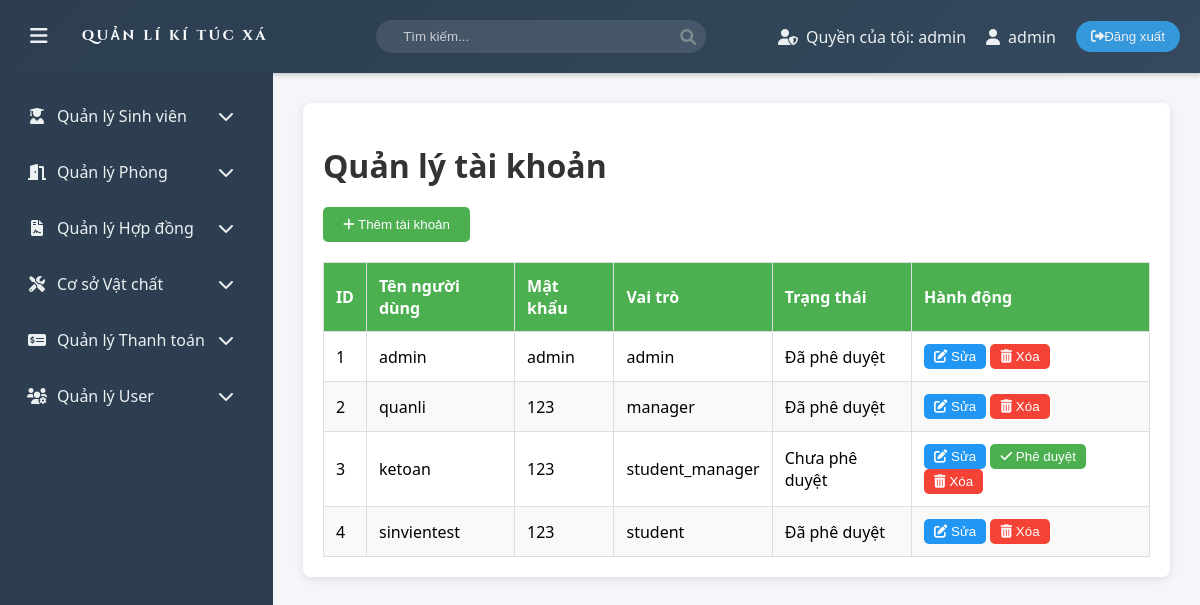
The page /php/admin/manage_account.php (signed in) on the database as committed earlier.
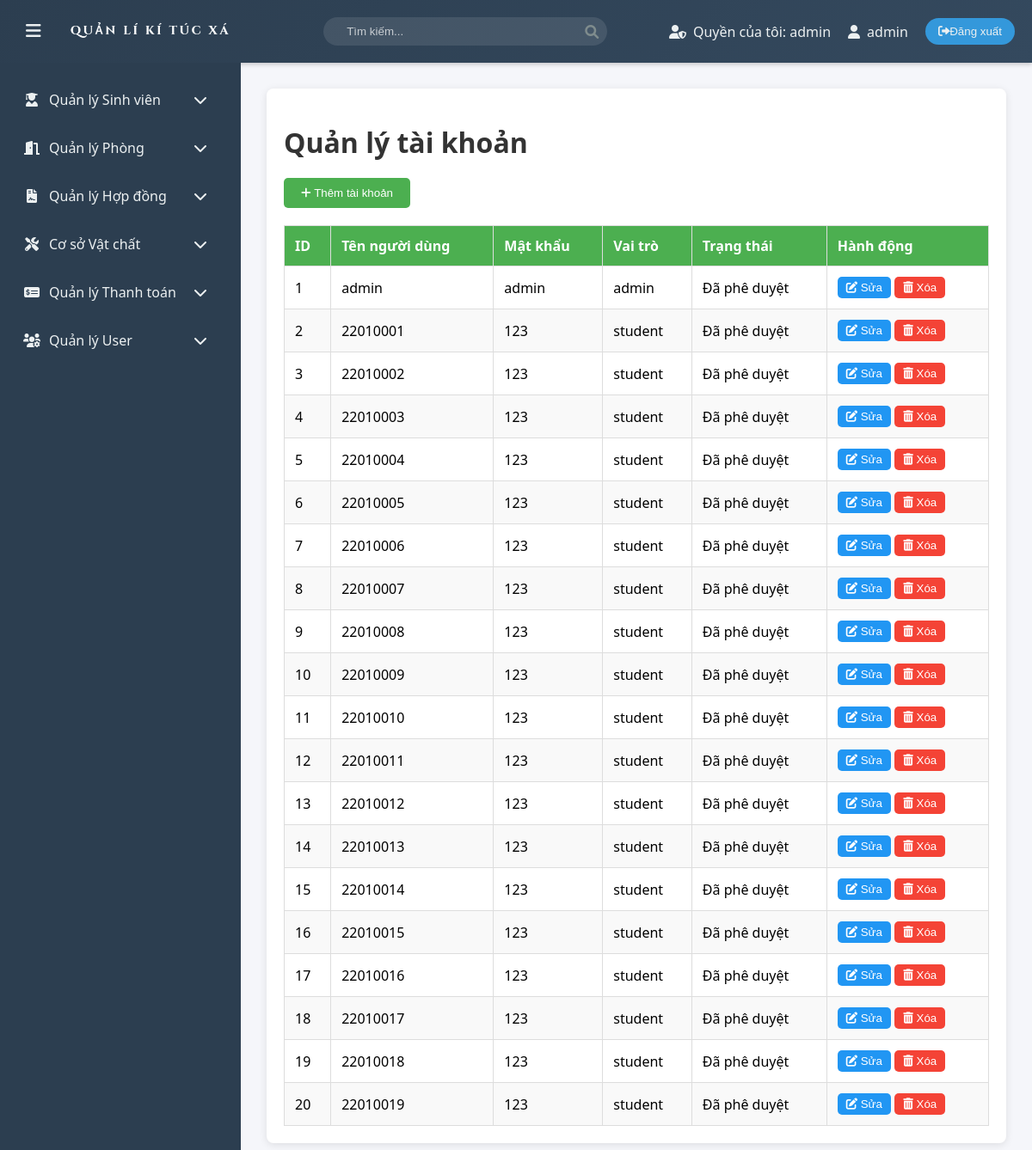
The same page on the database as committed later.
### tables this page shows
CREATE TABLE Users (
    user_id INT AUTO_INCREMENT PRIMARY KEY,
    username VARCHAR(255) NOT NULL,
    password VARCHAR(255) NOT NULL,
    role ENUM('admin', 'student') NOT NULL,
    is_approved TINYINT(1) DEFAULT 0,
    activation_token  VARCHAR(255) NOT NULL,
    created_at TIMESTAMP DEFAULT CURRENT_TIMESTAMP
);

### php/admin/manage_account.php (the view, shortened to what this page needs)
<?php
include '../config/db_connect.php';
$sql = "SELECT user_id, username, password, role, is_approved FROM Users";
$result = $conn->query($sql);
?>
<!DOCTYPE html>
<html lang="vi">
<head>
    <link rel="stylesheet" href="../../assets/css/main.css">
    <link rel="stylesheet" href="../../assets/css/account.css">
    <link rel="stylesheet" href="https://cdnjs.cloudflare.com/ajax/libs/font-awesome/6.0.0/css/all.min.css">
</head>
<body>
    <?php include 'layout/header.php'; ?>
    <div class="container">
        <?php include 'layout/menu.php'; ?>
        <main class="content">
            <div class="account-list-container">
                <h1>Quản lý tài khoản</h1>
                <button id="add-account-btn" class="add-btn">
                    <i class="fas fa-plus"></i> Thêm tài khoản
                </button>
                <table border="1">
                    <thead>
                        <tr>
                            <th>ID</th>
                            <th>Tên người dùng</th>
                             <th>Mật khẩu</th>
                            <th>Vai trò</th>
                            <th>Trạng thái</th>
                            <th>Hành động</th>
                        </tr>
                    </thead>
                    <tbody>
                        <?php
                            if ($result->num_rows > 0) :
                            while ($row = $result->fetch_assoc()):
                                ?>
                                <tr data-id="<?php echo htmlspecialchars($row['user_id']); ?>">
                                    <td><?php echo htmlspecialchars($row['user_id']); ?></td>
                                    <td><?php echo htmlspecialchars($row['username']); ?></td>
                                     <td class="password-cell"><?php echo htmlspecialchars($row['password']); ?></td>
                                    <td><?php echo htmlspecialchars($row['role']); ?></td>
                                    <td><?php echo $row['is_approved'] ? 'Đã phê duyệt' : 'Chưa phê duyệt'; ?></td>
                                    <td>
                                        <button class="edit-btn" data-id="<?php echo htmlspecialchars($row['user_id']); ?>">
                                            <i class="fas fa-edit"></i> Sửa
                                        </button>
                                        <?php if (!$row['is_approved']): ?>
                                        <button class="approve-btn" data-id="<?php echo htmlspecialchars($row['user_id']); ?>">
                                            <i class="fas fa-check"></i> Phê duyệt
                                        </button>
                                        <?php endif; ?>
                                        <button class="delete-btn" data-id="<?php echo htmlspecialchars($row['user_id']); ?>">
                                            <i class="fas fa-trash-alt"></i> Xóa
                                        </button>
                                    </td>
                                </tr>
                                <?php
                            endwhile;
                        else :
                            ?>
                            <tr>
                                <td colspan="6">Không có tài khoản nào.</td>
                            </tr>
                         <?php  endif;
                         ?>
                    </tbody>
                </table>
            </div>
        </main>
    </div>
</body>
</html>

Rows that differ between the two databases and show on the page:
changed users id 2: username "quanli" → "22010001"; role "manager" → "student"
changed users id 3: username "ketoan" → "22010002"; role "student_manager" → "student"; is_approved "Chưa phê duyệt Phê duyệt" → "Đã phê duyệt"
changed users id 4: username "sinvientest" → "22010003"
added users: user_id "5", username "22010004", password "123", role "student", is_approved "Đã phê duyệt"
added users: user_id "6", username "22010005", password "123", role "student", is_approved "Đã phê duyệt"
added users: user_id "7", username "22010006", password "123", role "student", is_approved "Đã phê duyệt"
added users: user_id "8", username "22010007", password "123", role "student", is_approved "Đã phê duyệt"
added users: user_id "9", username "22010008", password "123", role "student", is_approved "Đã phê duyệt"
added users: user_id "10", username "22010009", password "123", role "student", is_approved "Đã phê duyệt"
added users: user_id "11", username "22010010", password "123", role "student", is_approved "Đã phê duyệt"
added users: user_id "12", username "22010011", password "123", role "student", is_approved "Đã phê duyệt"
added users: user_id "13", username "22010012", password "123", role "student", is_approved "Đã phê duyệt"
added users: user_id "14", username "22010013", password "123", role "student", is_approved "Đã phê duyệt"
added users: user_id "15", username "22010014", password "123", role "student", is_approved "Đã phê duyệt"
added users: user_id "16", username "22010015", password "123", role "student", is_approved "Đã phê duyệt"
added users: user_id "17", username "22010016", password "123", role "student", is_approved "Đã phê duyệt"
added users: user_id "18", username "22010017", password "123", role "student", is_approved "Đã phê duyệt"
added users: user_id "19", username "22010018", password "123", role "student", is_approved "Đã phê duyệt"
added users: user_id "20", username "22010019", password "123", role "student", is_approved "Đã phê duyệt"
